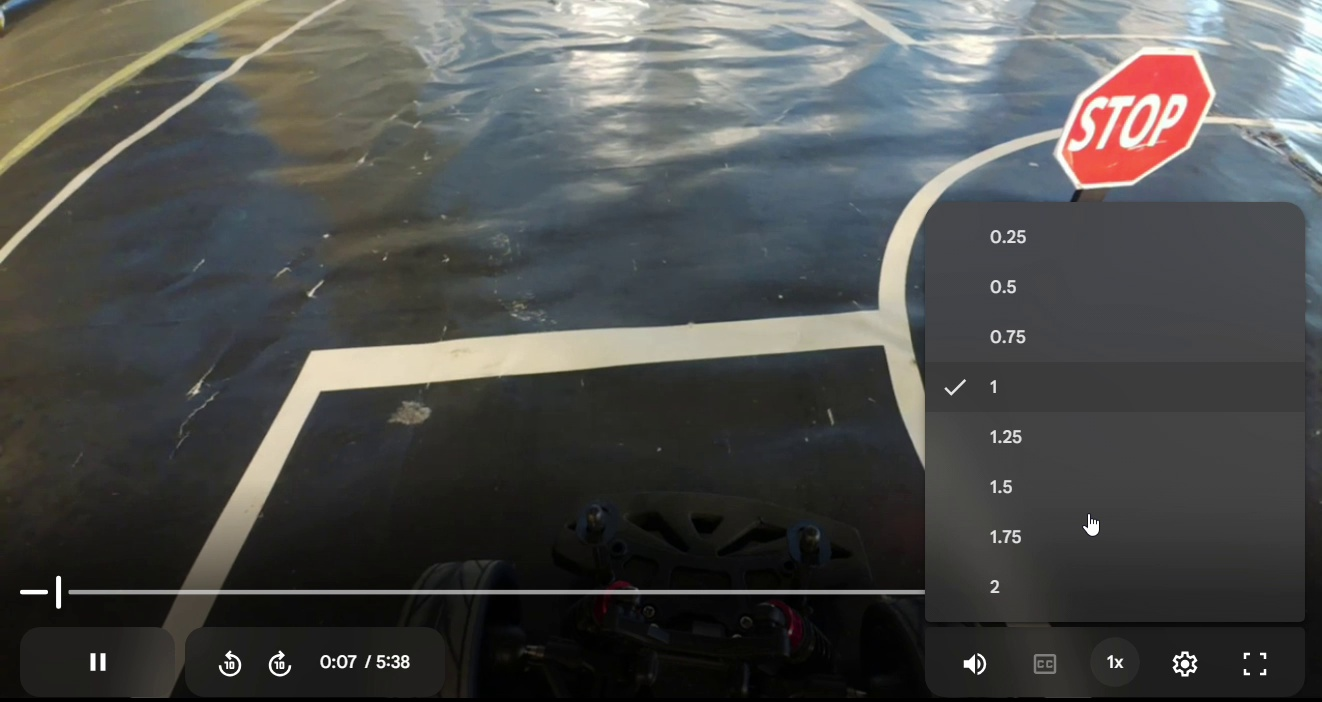
#> input picture dataset/images/train/video1_000015.jpg, 1322 x 702 px
$ python -i preprocessing.py   (imports and definitions only)
#> lines starting #> are read from the running program, lines starting #| are printed output that depends on the picture; after the words box and inside, x2 and y2 are one past the last pixel; in counts of white or black regions, pixels touching at a corner belong together
"""
Preprocessing Module

Handles image preprocessing: Gamma correction, edge detection, and ROI masking.
"""

import cv2
import numpy as np
from dataclasses import dataclass, field
from typing import Tuple


@dataclass
class PreprocessingConfig:
    """Configuration for preprocessing stage"""
    # Gamma correction
    gamma: float = 1.5

    # Canny edge detection
    blur_kernel: int = 5
    canny_low: float = 50
    canny_high: float = 150

    # ROI trapezoid corners (x_ratio, y_ratio)
    roi_bottom_left: Tuple[float, float] = (0.5, 0.75)
    roi_bottom_right: Tuple[float, float] = (1.0, 0.75)
    roi_top_right: Tuple[float, float] = (0.6, 0.6)
    roi_top_left: Tuple[float, float] = (0.4, 0.6)


@dataclass
class PreprocessingResult:
    """Output from preprocessing stage"""
    edges: np.ndarray = None           # Masked edge image
    roi_mask: np.ndarray = None        # ROI mask for visualization
    roi_points: np.ndarray = None      # ROI trapezoid points
    gamma_frame: np.ndarray = None     # Gamma corrected frame (for debug)
    success: bool = False
    error_msg: str = ""


class Preprocessing:
    """
    Preprocessing stage for lane detection

    Pipeline: Frame -> Gamma -> Canny -> ROI Mask -> Edges
    """

    def __init__(self, config: PreprocessingConfig = None):
        self._config = config or PreprocessingConfig()
        self._lut = None
        self._build_gamma_lut()

    # [9 lines left out: functions configure, config, not called in this run]

    def _build_gamma_lut(self) -> None:
        """Build lookup table for fast gamma correction"""
        inv_gamma = 1.0 / self._config.gamma
        self._lut = np.array([
            np.clip(pow(i / 255.0, inv_gamma) * 255.0, 0, 255)
            for i in range(256)
        ]).astype(np.uint8)

    def _apply_gamma(self, frame: np.ndarray) -> np.ndarray:
        """Apply gamma correction using LUT"""
        return cv2.LUT(frame, self._lut)

    def _apply_canny(self, frame: np.ndarray) -> np.ndarray:
        """Apply Gaussian blur + Canny edge detection"""
        # Convert to grayscale
        if len(frame.shape) == 3:
            gray = cv2.cvtColor(frame, cv2.COLOR_BGR2GRAY)
        else:
            gray = frame

        # Gaussian blur
        kernel = self._config.blur_kernel
        if kernel % 2 == 0:
            kernel += 1
        blurred = cv2.GaussianBlur(gray, (kernel, kernel), 0)

        # Canny edge detection
        edges = cv2.Canny(blurred, self._config.canny_low, self._config.canny_high)
        return edges

    def get_roi_mask(self, width: int, height: int) -> np.ndarray:
        """Generate ROI mask from trapezoid config"""
        mask = np.zeros((height, width), dtype=np.uint8)
        points = self.get_roi_points(width, height)
        cv2.fillConvexPoly(mask, points, 255)
        return mask

    def get_roi_points(self, width: int, height: int) -> np.ndarray:
        """Get ROI trapezoid corner points in pixel coordinates"""
        cfg = self._config
        return np.array([
            [int(cfg.roi_bottom_left[0] * width), int(cfg.roi_bottom_left[1] * height)],
            [int(cfg.roi_bottom_right[0] * width), int(cfg.roi_bottom_right[1] * height)],
            [int(cfg.roi_top_right[0] * width), int(cfg.roi_top_right[1] * height)],
            [int(cfg.roi_top_left[0] * width), int(cfg.roi_top_left[1] * height)]
        ], dtype=np.int32)

    def process(self, frame: np.ndarray) -> PreprocessingResult:
        """
        Process frame through preprocessing pipeline

        Args:
            frame: Input BGR frame

        Returns:
            PreprocessingResult with edges and ROI info
        """
        result = PreprocessingResult()

        if frame is None or frame.size == 0:
            result.error_msg = "Empty input frame"
            return result

        try:
            height, width = frame.shape[:2]

            # Step 1: Gamma correction
            gamma_frame = self._apply_gamma(frame)
            result.gamma_frame = gamma_frame

            # Step 2: Canny edge detection
            edges = self._apply_canny(gamma_frame)

            # Step 3: Apply ROI mask
            roi_mask = self.get_roi_mask(width, height)
            masked_edges = cv2.bitwise_and(edges, roi_mask)

            result.edges = masked_edges
            result.roi_mask = roi_mask
            result.roi_points = self.get_roi_points(width, height)
            result.success = True

        except Exception as e:
            result.error_msg = str(e)

        return result

>>> import cv2
>>> picture = cv2.imread('../../../../dataset/images/train/video1_000015.jpg')
#> picture is the input picture: shape (702, 1322, 3); mean B, G, R 76.6, 78.3, 77.7
>>> result = Preprocessing().process(picture)
#> in _apply_canny, `gray = cv2.cvtColor(frame, cv2.COLOR_BGR2GRAY)`:
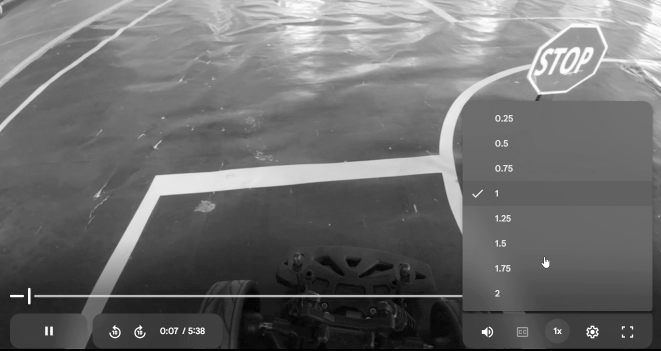
#> gray: shape (702, 1322) (shown at 1/2 size); min 0, max 255, mean 108.5
#> in _apply_canny, `edges = cv2.Canny(blurred, self._config.canny_low, self._config.canny_..`:
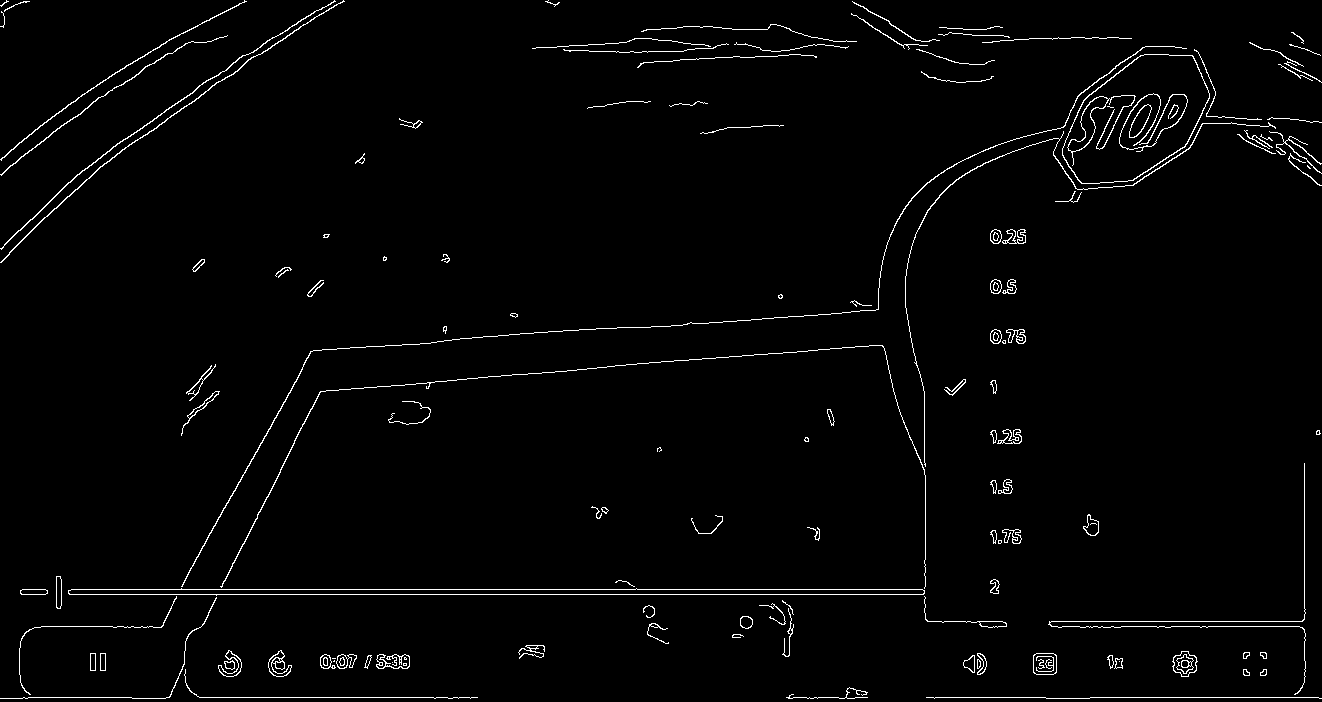
#> edges: shape (702, 1322); 1.9% white in thin lines or dots
#> in get_roi_mask, `cv2.fillConvexPoly(mask, points, 255)`:
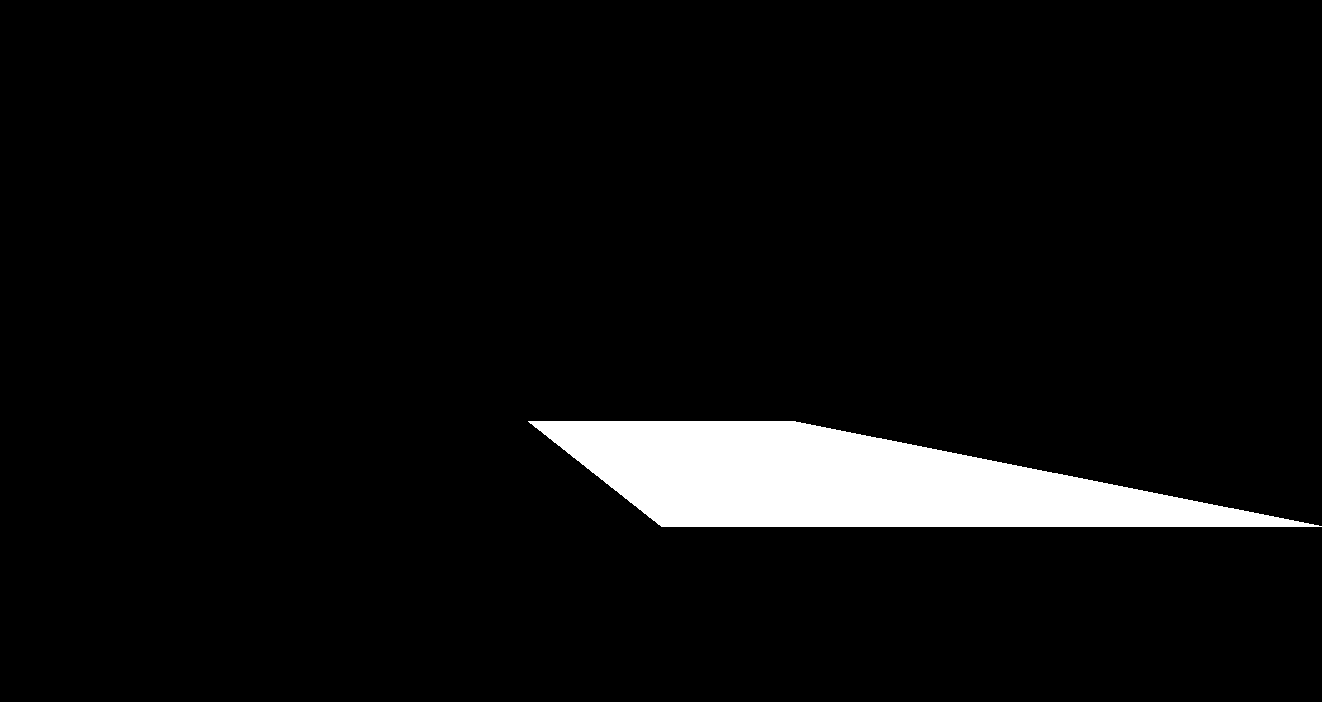
#> mask: shape (702, 1322); 5.3% white; 1 white region, box (x1, y1, x2, y2) and area: (528, 421, 1322, 527) 49358
#> in process, `masked_edges = cv2.bitwise_and(edges, roi_mask)`:
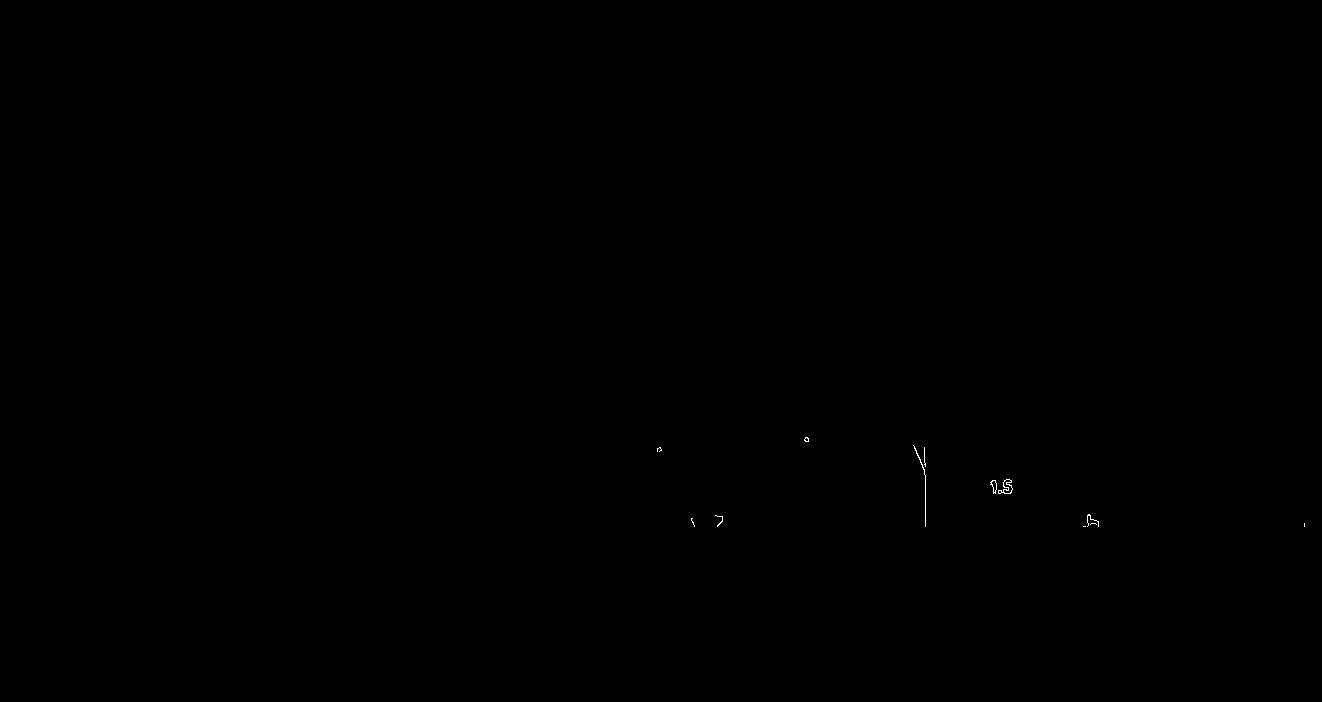
#> masked_edges: shape (702, 1322); 0.04% white in thin lines or dots, all inside (x1, y1, x2, y2) = (657, 437, 1305, 527)

$ run again, on dataset/images/train/video1_000071.jpg
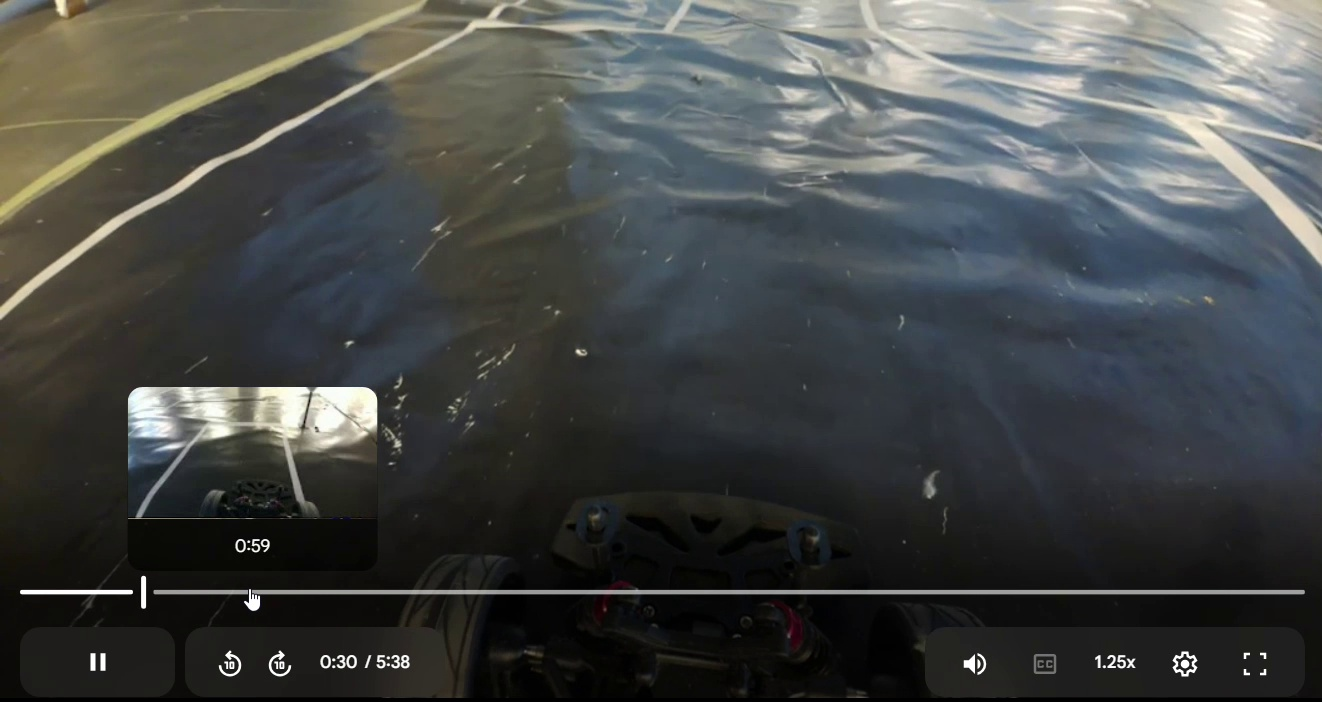
#> input picture dataset/images/train/video1_000071.jpg, 1322 x 702 px
#> picture is the input picture: shape (702, 1322, 3); mean B, G, R 71.2, 72.1, 69.5
#> in _apply_canny, `gray = cv2.cvtColor(frame, cv2.COLOR_BGR2GRAY)`:
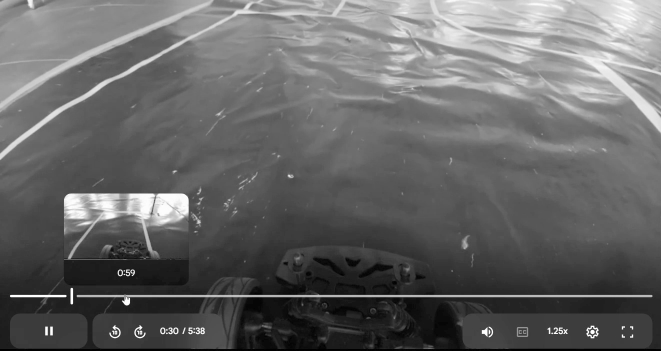
#> gray: shape (702, 1322) (shown at 1/2 size); min 0, max 255, mean 101.8
#> in _apply_canny, `edges = cv2.Canny(blurred, self._config.canny_low, self._config.canny_..`:
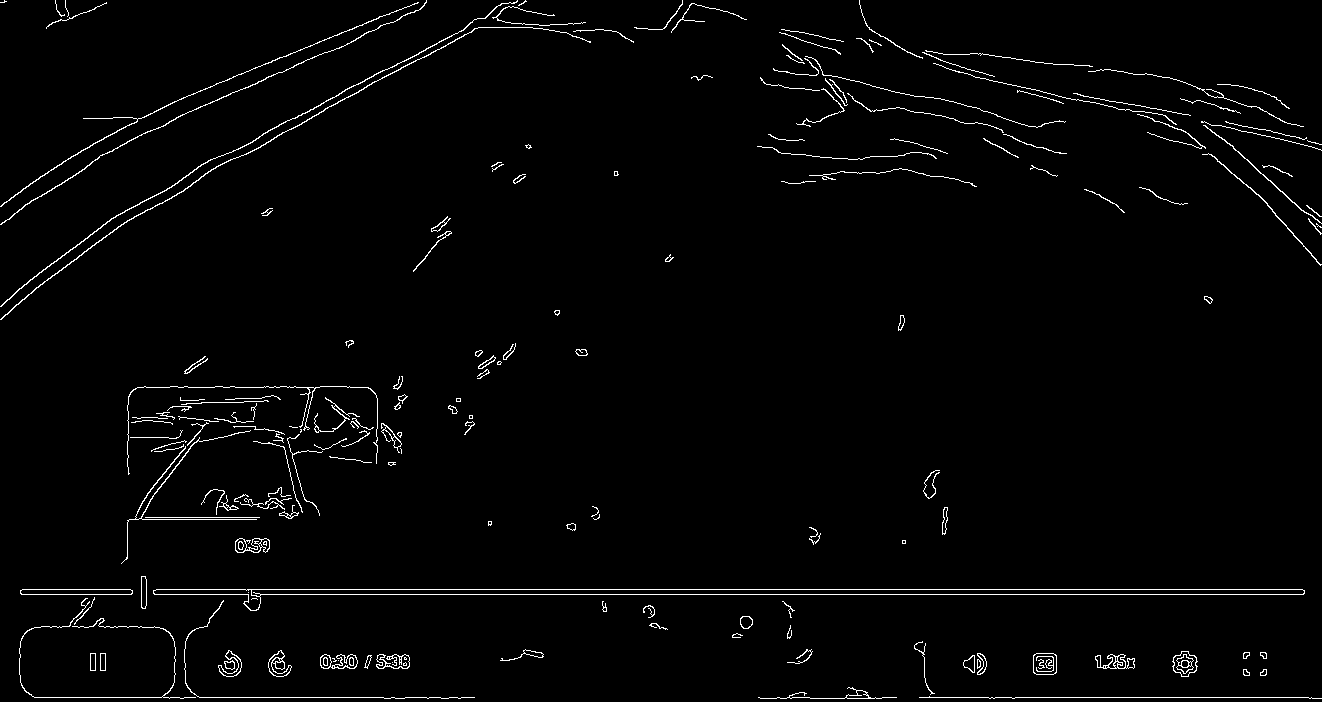
#> edges: shape (702, 1322); 2% white in thin lines or dots
#> mask: shape (702, 1322); 5.3% white; 1 white region, box (x1, y1, x2, y2) and area: (528, 421, 1322, 527) 49358
#> masked_edges: shape (702, 1322); 0.01% white in thin lines or dots, all inside (x1, y1, x2, y2) = (923, 470, 948, 527)

$ run again, on dataset/images/train/video1_000120.jpg
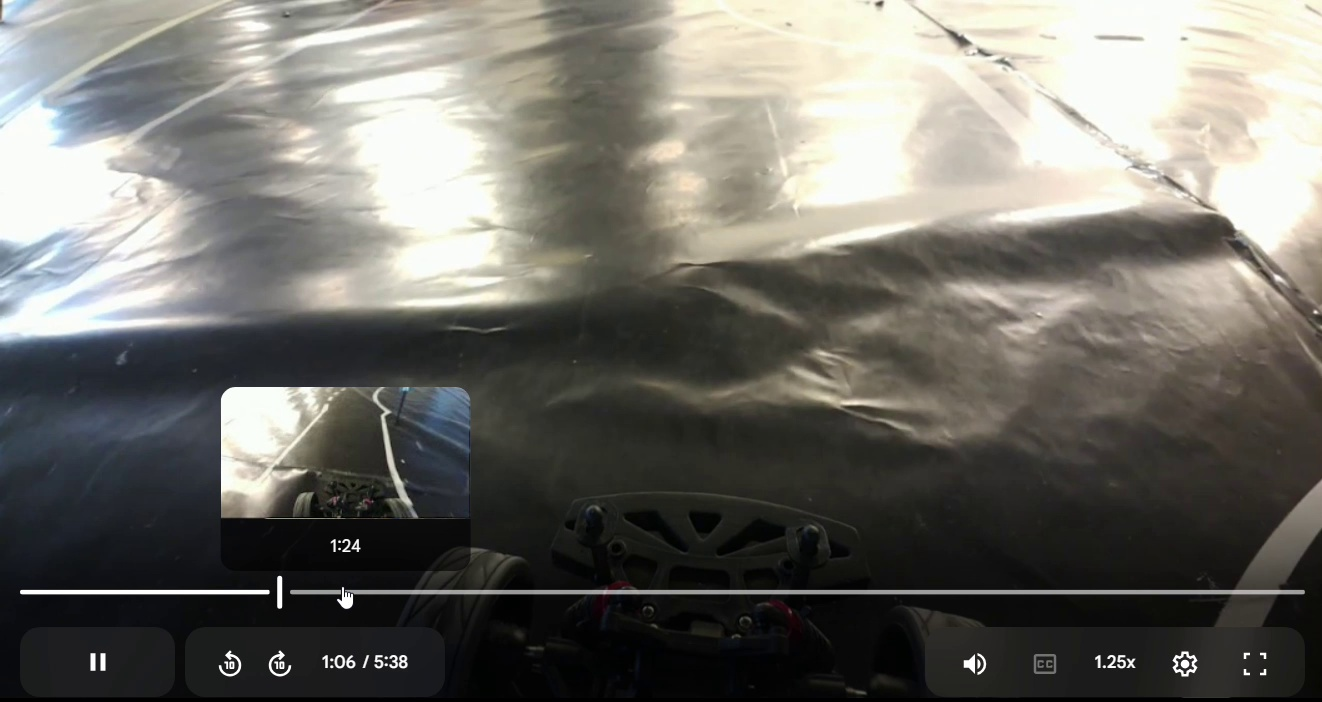
#> input picture dataset/images/train/video1_000120.jpg, 1322 x 702 px
#> picture is the input picture: shape (702, 1322, 3); mean B, G, R 104.4, 110.2, 111.7
#> in _apply_gamma, `return cv2.LUT(frame, self._lut)`:
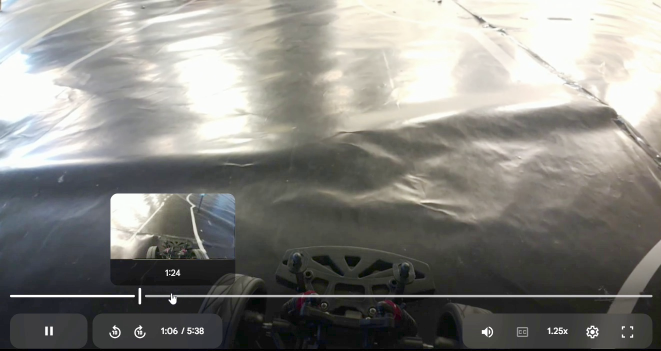
#> returned value: shape (702, 1322, 3) (shown at 1/2 size); mean of channels 0, 1, 2 129.1, 134, 134.9; drawn as B, G, R
#> in _apply_canny, `edges = cv2.Canny(blurred, self._config.canny_low, self._config.canny_..`:
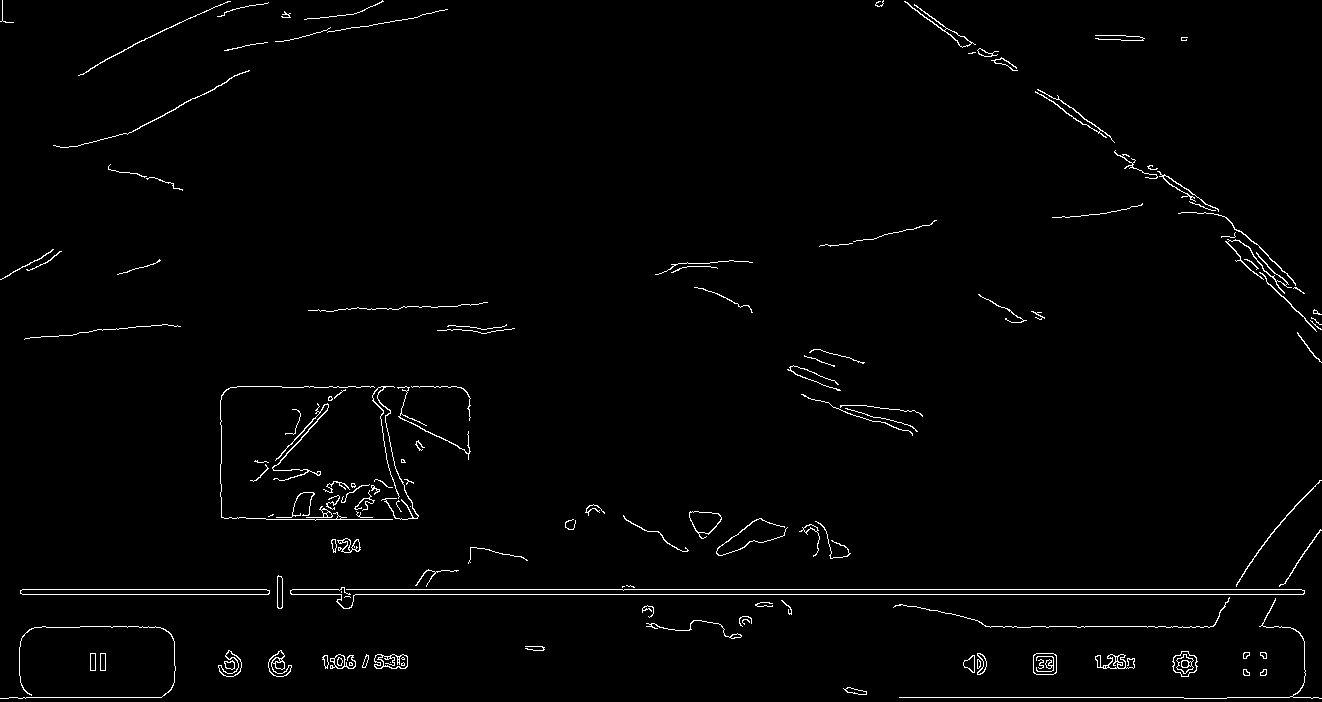
#> edges: shape (702, 1322); 1.5% white in thin lines or dots
#> mask: shape (702, 1322); 5.3% white; 1 white region, box (x1, y1, x2, y2) and area: (528, 421, 1322, 527) 49358
#> masked_edges: shape (702, 1322); 0.02% white in thin lines or dots, all inside (x1, y1, x2, y2) = (689, 511, 1285, 527)
